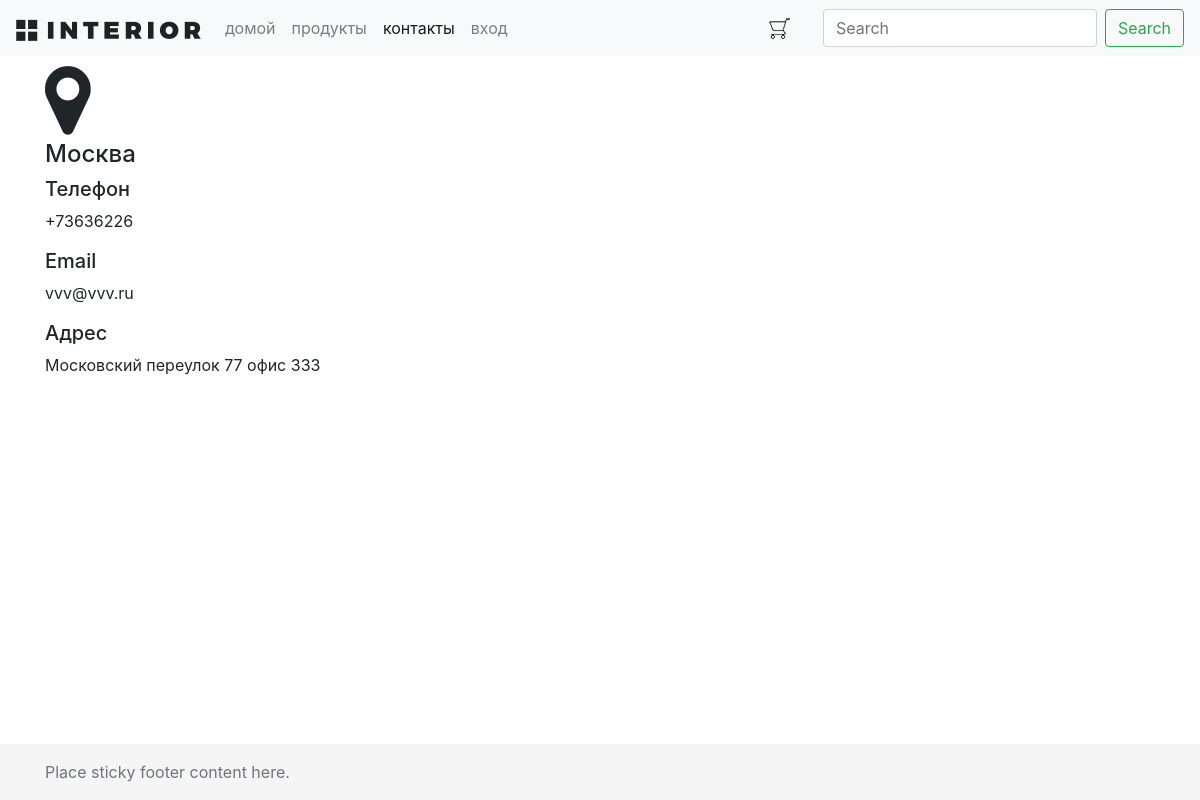
Page /contact/ on the committed database.
### mainapp/models.py (models this page shows, shortened)
class Contacts(models.Model):
    name = models.CharField(max_length=64, verbose_name="название", unique=True)
    city = models.CharField(max_length=64, verbose_name="город")
    email = models.CharField(max_length=64, verbose_name="email", unique=True)
    phone = models.CharField(max_length=64, verbose_name="телефон", unique=True)
    address = models.CharField(max_length=128, verbose_name="адрес", blank=True)
    class Meta:
        verbose_name = "контакты"
        verbose_name_plural = "контакты"

### mainapp/views.py (the view)
# urls.py: path('contact/', mainapp.contact, name='contact'),
def contact(request):
    title = 'контакты'
    contacts_list = Contacts.objects.all()[:3]
    content = {
        'title': title,
        'contacts': contacts_list,
    }
    return render(request, 'mainapp/contact.html', content)

### mainapp/context_processors.py (called while the page is built)
def basket(request):
    basket_items = []
    if request.user.is_authenticated:
        basket_items = Basket.objects.filter(user=request.user)
    return {
        'basket': basket_items
    }

### mainapp/templates/mainapp/contact.html
{% extends 'mainapp/base.html' %}
{% load static %}
{% block content %}
    <div class="location">
        {% for contact in contacts %}
            <div class="location-1">
                <i class="fa fa-map-marker fa-5x"></i>
                <h4>{{ contact.city }}</h4>
                <div class="contacts">
                    <h5>Телефон</h5>
                    <p>{{ contact.phone }}</p>
                </div>
                <div class="contacts">
                    <h5>Email</h5>
                    <p>{{ contact.email }}</p>
                </div>
                <div class="contacts">
                    <h5>Адрес</h5>
                    <p>{{ contact.address }}</p>
                </div>
            </div>
        {% endfor %}
    </div>
{% endblock %}

### rows in the picture
Contacts: city "Москва", phone "+73636226", email "vvv@vvv.ru", address "Московский переулок 77 офис 333"
